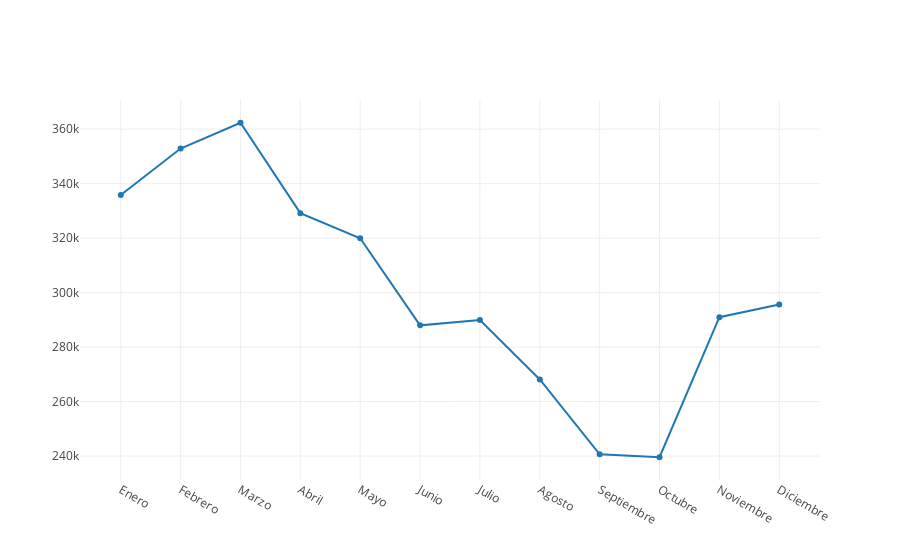
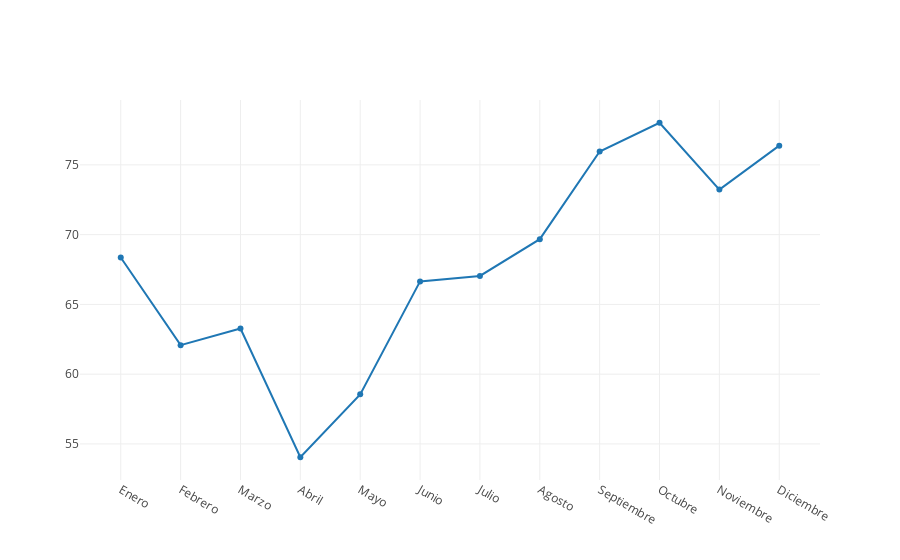

Here is the notebook cell these charts were saved with, in order:
### Markdown cell above
### Comparación precios de Energía y generación renovable durante el año

### Code cell
def precioMensualYGeneracionRenovable() = {
    
    val df = dfMercados
    .groupBy(date_format(col("Fecha"), "MM").as("Mes"))
    .agg(avg("Valor_Mercado_Spot").as("PromedioMensual"))
    .orderBy(col("Mes"))

    val dfRenovables = dataFrameBalance
        .filter(year(col("FechaCompleta")) > 2013)
        .filter($"Tipo" === "Generación renovable")
        .groupBy(month(col("FechaCompleta")).as("Mes"))
        .agg(avg("Valor").as("PromedioMensual"))
        .orderBy(col("Mes"))
    
    val seqPrecioEnergia = df.select("PromedioMensual").as[Double].collect.toSeq
    val seqGeneracionRenovable = dfRenovables.select("PromedioMensual").as[Double].collect.toSeq
    val seqMeses = Seq("Enero", "Febrero", "Marzo", "Abril", "Mayo", "Junio", "Julio", "Agosto", "Septiembre", "Octubre", "Noviembre", "Diciembre")

    
    //val tracePrecios = Scatter(seqMeses, seqPrecioEnergia, name = "€/MWh")
    val traceMercados =  Scatter(seqMeses, seqPrecioEnergia, name = "€/MWh")
    val traceRenovables = Scatter(seqMeses, seqGeneracionRenovable, name = "Renovables")

    val data1 = Seq(traceRenovables)
    val data2 = Seq(traceMercados)
    plot(data1)
    plot(data2)

}

// Llamar a la función
precioMensualYGeneracionRenovable()

### Figure 1 — Plotly figure (JSON) as saved in the notebook; plotly's stock layout.template omitted (floating-point values rounded to 4 significant figures)
{"data": [{"name": "Renovables", "type": "scatter", "x": ["Enero", "Febrero", "Marzo", "Abril", "Mayo", "Junio", "Julio", "Agosto", "Septiembre", "Octubre", "Noviembre", "Diciembre"], "y": [335800.0, 352900.0, 362400.0, 329200.0, 319900.0, 288000.0, 290000.0, 268100.0, 240600.0, 239500.0, 291000.0, 295700.0]}], "layout": {"autosize": true, "xaxis": {"autorange": true, "range": [-0.6867, 11.69], "type": "category"}, "yaxis": {"autorange": true, "range": [230500.0, 371300.0], "type": "linear"}}}

### Figure 2 — Plotly figure (JSON) as saved in the notebook; plotly's stock layout.template omitted (floating-point values rounded to 4 significant figures)
{"data": [{"name": "€/MWh", "type": "scatter", "x": ["Enero", "Febrero", "Marzo", "Abril", "Mayo", "Junio", "Julio", "Agosto", "Septiembre", "Octubre", "Noviembre", "Diciembre"], "y": [68.37, 62.08, 63.27, 54.05, 58.55, 66.65, 67.04, 69.68, 75.96, 78.02, 73.23, 76.38]}], "layout": {"autosize": true, "xaxis": {"autorange": true, "range": [-0.6867, 11.69], "type": "category"}, "yaxis": {"autorange": true, "range": [52.29, 79.78], "type": "linear"}}}
